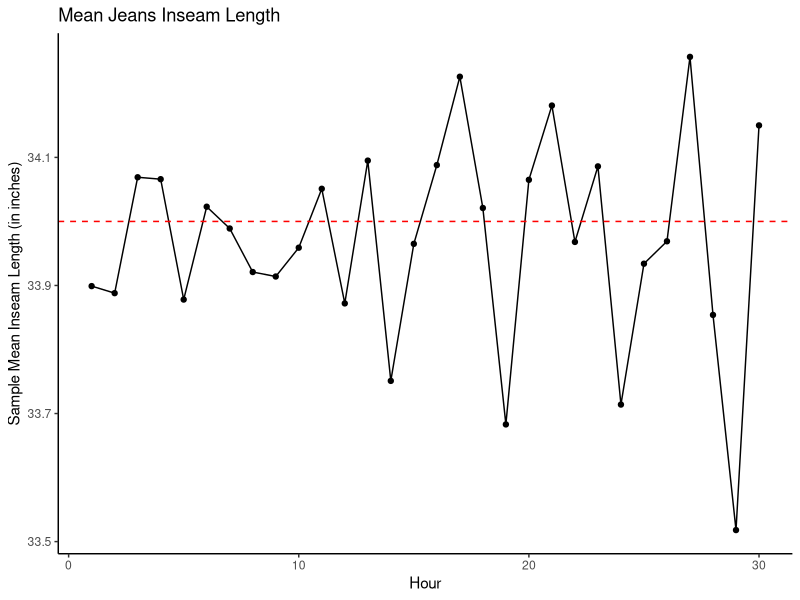
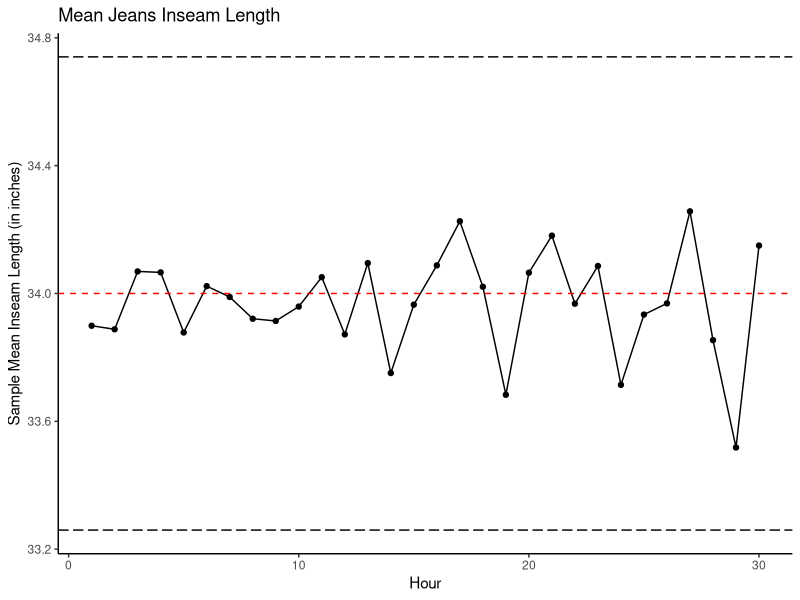

These charts were generated, in order, by the following R code:
## ---- chunk 1
knitr::opts_chunk$set(echo = T,include=T,warning=F,message=F,tidy=F)
library(tidyverse)
## ---- chunk 2
jeans <- readxl::read_xlsx("Blue Jeans.xlsx")
knitr::kable(jeans[1:5,1:5],align = 'c')
## ---- chunk 3
jeans2 <- bind_cols(
  
  jeans |>
    select(Hour),
  
  apply(jeans[,-1],1,mean)
  
)

names(jeans2)[2] <- "X-Bar"         

jeans2 |>
  ggplot(aes(x=Hour,y=`X-Bar`)) +
  geom_point() +
  geom_line() +
  geom_hline(yintercept = 34,color='red',linetype='dashed') +
  labs(x = "Hour",
       y = "Sample Mean Inseam Length (in inches)",
       title = "Mean Jeans Inseam Length") +
  theme_classic()
## ---- chunk 4
## Okay, if we want to obtain control limits, we first have
## to calculate our mean standard deviation: ##
sbar <- mean(apply(jeans[,-1],1,sd))
## Since n = 10, c4 = 0.9727 ##
c4 <- 0.9727
## If L = 3, then we can calculate the Upper and Lower control limits: ##
L <- 3
UCL <- 34 + L*sbar/(c4*sqrt(10))
LCL <- 34 - L*sbar/(c4*sqrt(10))
## Now adding this info to our plot: ##
jeans2 |>
  ggplot(aes(x=Hour,y=`X-Bar`)) +
  geom_point() +
  geom_line() +
  geom_hline(yintercept = 34,color='red',linetype='dashed') +
  geom_hline(yintercept = UCL,color='black',linetype='longdash') +
  geom_hline(yintercept = LCL,color='black',linetype='longdash') +
  labs(x = "Hour",
       y = "Sample Mean Inseam Length (in inches)",
       title = "Mean Jeans Inseam Length") +
  theme_classic()
